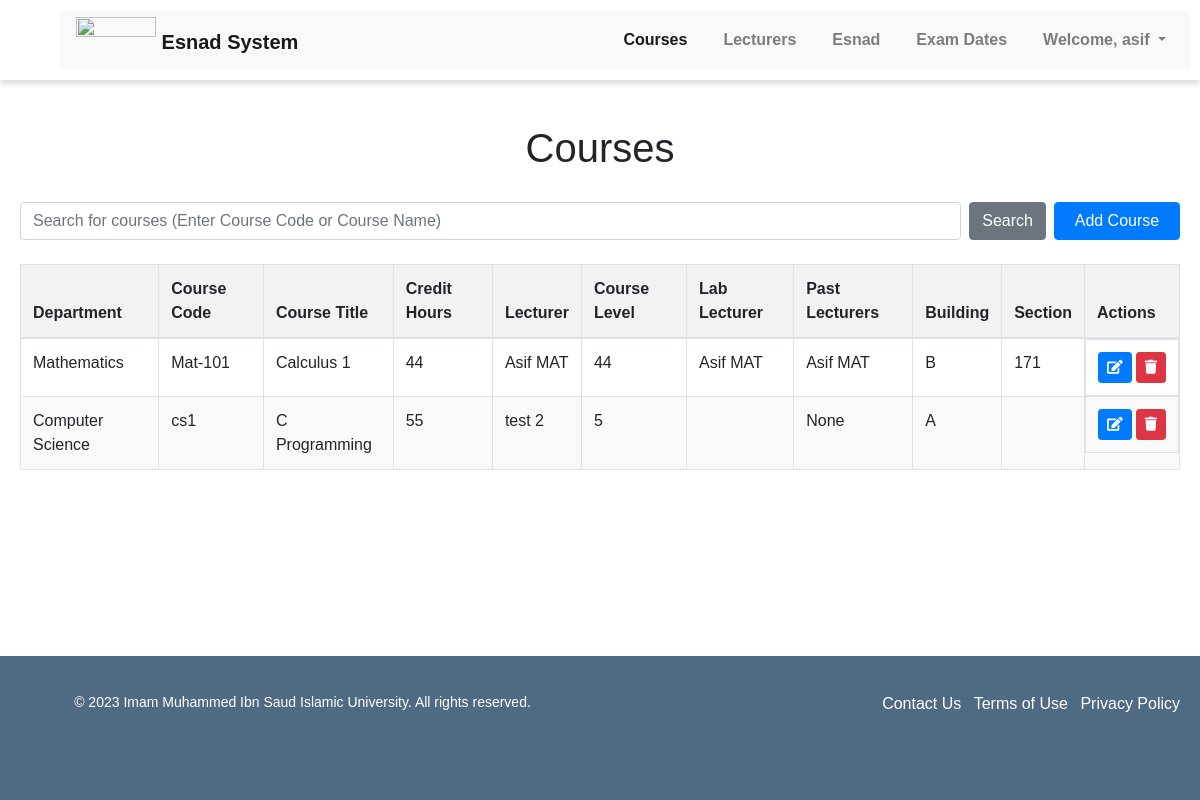
The app's page /courses/ (signed in), older data.
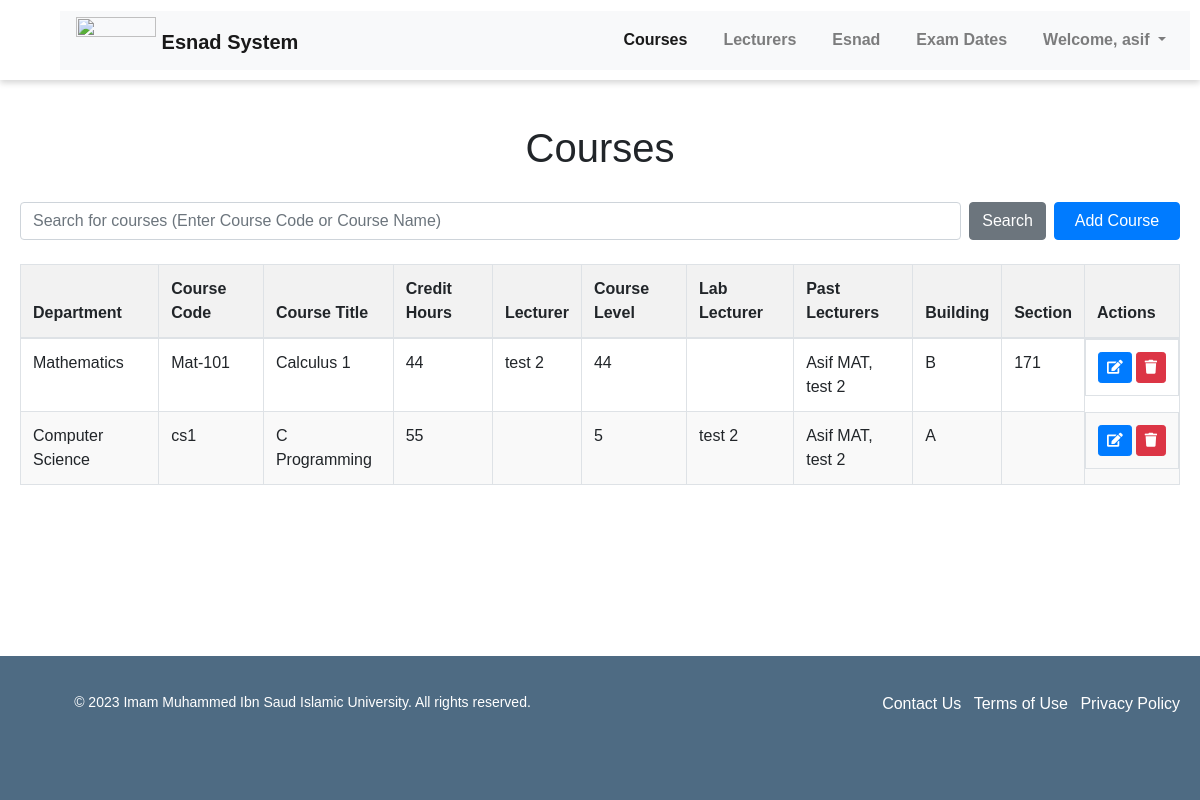
The same page, newer data.
### pages/models.py (models this page shows, shortened)
class Course(models.Model):
    course_code = models.CharField(max_length=100)
    course_name = models.CharField(max_length=100)
    credit_hours = models.PositiveIntegerField(null=True)
    course_lecturer = models.ForeignKey('Lecturer', on_delete=models.SET_NULL, null=True, related_name='courses_taught')
    course_level = models.PositiveIntegerField(null=True)
    course_lab_lecturer = models.ForeignKey('Lecturer', on_delete=models.SET_NULL, null=True, blank=True, related_name='lab_courses_taught')
    course_past_lecturers = models.ManyToManyField('Lecturer', related_name='past_courses', blank=True)
    course_time = models.TimeField(null=True, blank=True)
    course_day = models.CharField(max_length=1, choices=DAYS_OF_WEEK, null=True, blank=True)
    course_department = models.ForeignKey('Department', on_delete=models.SET_NULL, null=True, blank=True)
    course_building = models.CharField(max_length=100, blank=True)
    course_section = models.CharField(max_length=100, blank=True)

class Department(models.Model):
    department_name = models.CharField(max_length=100)
    department_code = models.CharField(max_length=100, blank=True)

class Lecturer(models.Model):
    lecturer_user = models.OneToOneField(User, on_delete=models.CASCADE, null=True)
    lecturer_name = models.CharField(max_length=100)
    lecturer_email = models.EmailField(validators=[EmailValidator()])
    phone_regex = RegexValidator(
        regex=r'^\+?1?\d{10}$',
        message="Phone number must be entered in the format: '+999999999'. Up to 15 digits allowed.",
    )
    lecturer_number = models.CharField(validators=[phone_regex], max_length=17)
    GENDER_CHOICES = (
        ('M', 'Male'),
        ('F', 'Female')
    )
    lecturer_gender = models.CharField(max_length=1, choices=GENDER_CHOICES)
    TEACHER_TYPE_CHOICES = (
        ('L', 'Laboratory'),
        ('T', 'Theory')
    )
    lecturer_type = models.CharField(max_length=1, choices=TEACHER_TYPE_CHOICES)
    lecturer_past_courses = models.ManyToManyField('Course', related_name='past_lecturers', blank=True)
    lecturer_rating = models.FloatField(default=0.0)
    lecturer_department = models.ForeignKey('Department', on_delete=models.SET_NULL, null=True, blank=True)

### pages/views.py (the view)
# urls.py: path('courses/', views.courses, name='courses'),
@login_required(login_url='login')
def courses(request):
    courses = Course.objects.all()
    lecturers = Lecturer.objects.all()
    departments = Department.objects.all()
    context = {'courses': courses, 'lecturers': lecturers, 'departments': departments}
    return render(request, 'courses.html', context)

### pages/context_processors.py (called while the page is built)
def get_user_groups(request):
    if request.user.is_authenticated:
        groups = request.user.groups.all()
        for group in groups:
            if group.name == 'Coordinators':
                return {'get_user_groups': True}
    return {'get_user_groups': False}

### pages/templates/courses.html (shortened to what this page needs)
{% extends 'base.html' %}
{% load static %}
{% block content %}
    <head>
        <link rel="stylesheet" href="{% static 'courses.css' %}">
    </head>
    <div class="container">
        <h1 class="text-center mt-4">Courses</h1>
        <form class="search-container mt-4 d-flex" action="{% url 'search_course' %}" method="GET">
            <input name="q" type="text" class="form-control w-100" placeholder="Search for courses (Enter Course Code or Course Name)">
            <button type="submit" class="btn btn-secondary ml-2">Search</button>
            {% if user.is_superuser %}
                <button type="button" class="btn btn-primary ml-2" data-toggle="modal" data-target="#exampleModalCenter" style="width: 150px">Add Course</button>
            {% endif %}
        </form>
        {% if courses %}
            <table class="table table-bordered mt-4">
                <thead>
                    <tr>
                        <th>Department</th>
                        <th>Course Code</th>
                        <th>Course Title</th>
                        <th>Credit Hours</th>
                        <th>Lecturer</th>
                        <th>Course Level</th>
                        <th>Lab Lecturer</th>
                        <th>Past Lecturers</th>
                        <th>Building</th>
                        <th>Section</th>
                        {% if user.is_superuser %}
                            <th>Actions</th>
                        {% endif %}
                    </tr>
                </thead>
                <tbody>
                    {% for course in courses %}
                    <tr>
                        <td>{{ course.course_department.department_name }}</td>
                        <td>{{ course.course_code }}</td>
                        <td>{{ course.course_name }}</td>
                        <td>{{ course.credit_hours }}</td>
                        <td>{{ course.course_lecturer.lecturer_name }}</td>
                        <td>{{ course.course_level }}</td>
                        <td>{{ course.course_lab_lecturer.lecturer_name }}</td>
                        <td>
                            {% for lecturer in course.course_past_lecturers.all %}
                                {{ lecturer.lecturer_name }}{% if not forloop.last %}, {% endif %}
                            {% empty %}
                                None
                            {% endfor %}
                        </td>
                        <td>{{ course.course_building }}</td>
                        <td>{{ course.course_section }}</td>
                        {% if user.is_superuser %}
                            <td class="d-flex">
                                <a href="{% url 'edit_course' course.id %}" class="btn btn-sm btn-primary mr-1">
                                    <i class="fas fa-edit"></i>
                                </a>
                                <a href="/admin/pages/course/{{ course.id }}/delete/" class="btn btn-sm btn-danger">
                                    <i class="fas fa-trash"></i>
                                </a>
                            </td>
                        {% endif %}
                    </tr>
                    {% endfor %}
                </tbody>
            </table>
        {% else %}
            <p class="text-center mt-4">No courses found.</p>
        {% endif %}
    </div>
{% endblock %}

Row changes from the older to the newer data that the page shows:
changed Course "Mat-101": gains Lecturer (lecturer_name "test 2"); course_lecturer.lecturer_name "Asif MAT" → "test 2"; course_lab_lecturer.lecturer_name "Asif MAT" → (not shown)
shown differently, row unchanged: Lecturer "Asif MAT": now shows ","
changed Course "cs1": gains Lecturer (lecturer_name "test 2"); course_lab_lecturer.lecturer_name (not shown) → "test 2"; gains Lecturer (lecturer_name "Asif MAT"); course_lecturer.lecturer_name "test 2" → (not shown)
